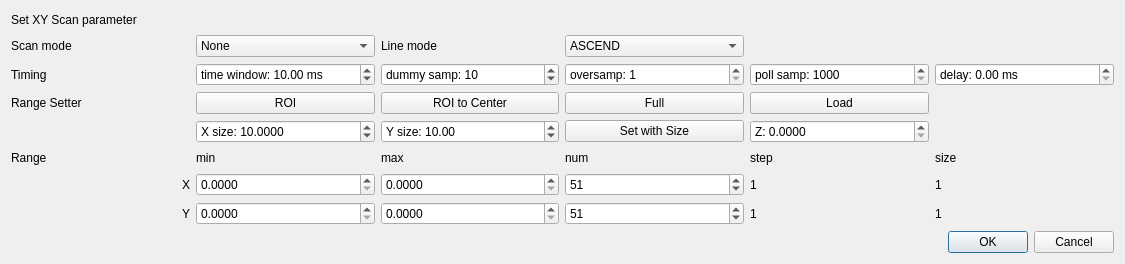
<?xml version="1.0" encoding="UTF-8"?>
<ui version="4.0">
 <class>scanDialog</class>
 <widget class="QDialog" name="scanDialog">
  <property name="geometry">
   <rect>
    <x>0</x>
    <y>0</y>
    <width>1125</width>
    <height>264</height>
   </rect>
  </property>
  <property name="windowTitle">
   <string>Scan setting</string>
  </property>
  <layout class="QVBoxLayout" name="verticalLayout">
   <item>
    <layout class="QGridLayout" name="gridLayout">
     <item row="3" column="4">
      <widget class="QPushButton" name="loadButton">
       <property name="text">
        <string>Load</string>
       </property>
      </widget>
     </item>
     <item row="7" column="2">
      <widget class="QDoubleSpinBox" name="ymaxBox">
       <property name="decimals">
        <number>4</number>
       </property>
       <property name="singleStep">
        <double>0.100000000000000</double>
       </property>
      </widget>
     </item>
     <item row="6" column="0">
      <widget class="QLabel" name="xLabel">
       <property name="text">
        <string>X</string>
       </property>
       <property name="alignment">
        <set>Qt::AlignRight|Qt::AlignTrailing|Qt::AlignVCenter</set>
       </property>
      </widget>
     </item>
     <item row="7" column="1">
      <widget class="QDoubleSpinBox" name="yminBox">
       <property name="decimals">
        <number>4</number>
       </property>
       <property name="singleStep">
        <double>0.100000000000000</double>
       </property>
      </widget>
     </item>
     <item row="4" column="1">
      <widget class="QDoubleSpinBox" name="xsizeBox">
       <property name="prefix">
        <string>X size: </string>
       </property>
       <property name="decimals">
        <number>4</number>
       </property>
       <property name="singleStep">
        <double>0.100000000000000</double>
       </property>
       <property name="value">
        <double>10.000000000000000</double>
       </property>
      </widget>
     </item>
     <item row="4" column="2">
      <widget class="QDoubleSpinBox" name="ysizeBox">
       <property name="prefix">
        <string>Y size: </string>
       </property>
       <property name="singleStep">
        <double>0.100000000000000</double>
       </property>
       <property name="value">
        <double>10.000000000000000</double>
       </property>
      </widget>
     </item>
     <item row="0" column="0">
      <widget class="QLabel" name="msgLabel">
       <property name="text">
        <string>Set XY Scan parameter</string>
       </property>
      </widget>
     </item>
     <item row="7" column="3">
      <widget class="QSpinBox" name="ynumBox">
       <property name="minimum">
        <number>2</number>
       </property>
       <property name="maximum">
        <number>9999</number>
       </property>
       <property name="value">
        <number>51</number>
       </property>
      </widget>
     </item>
     <item row="4" column="3">
      <widget class="QPushButton" name="sizeButton">
       <property name="text">
        <string>Set with Size</string>
       </property>
      </widget>
     </item>
     <item row="2" column="2">
      <widget class="QSpinBox" name="dummysampleBox">
       <property name="prefix">
        <string>dummy samp: </string>
       </property>
       <property name="minimum">
        <number>1</number>
       </property>
       <property name="maximum">
        <number>999</number>
       </property>
       <property name="value">
        <number>10</number>
       </property>
      </widget>
     </item>
     <item row="2" column="1">
      <widget class="QDoubleSpinBox" name="timeBox">
       <property name="prefix">
        <string>time window: </string>
       </property>
       <property name="suffix">
        <string> ms</string>
       </property>
       <property name="minimum">
        <double>0.100000000000000</double>
       </property>
       <property name="maximum">
        <double>1000.000000000000000</double>
       </property>
       <property name="value">
        <double>10.000000000000000</double>
       </property>
      </widget>
     </item>
     <item row="1" column="0">
      <widget class="QLabel" name="label">
       <property name="text">
        <string>Scan mode</string>
       </property>
      </widget>
     </item>
     <item row="6" column="2">
      <widget class="QDoubleSpinBox" name="xmaxBox">
       <property name="decimals">
        <number>4</number>
       </property>
       <property name="singleStep">
        <double>0.100000000000000</double>
       </property>
      </widget>
     </item>
     <item row="3" column="2">
      <widget class="QPushButton" name="roicenterButton">
       <property name="text">
        <string>ROI to Center</string>
       </property>
      </widget>
     </item>
     <item row="3" column="3">
      <widget class="QPushButton" name="fullButton">
       <property name="text">
        <string>Full</string>
       </property>
      </widget>
     </item>
     <item row="6" column="4">
      <widget class="QLabel" name="xstepLabel">
       <property name="text">
        <string>1</string>
       </property>
      </widget>
     </item>
     <item row="3" column="0">
      <widget class="QLabel" name="label_2">
       <property name="text">
        <string>Range Setter</string>
       </property>
      </widget>
     </item>
     <item row="1" column="3">
      <widget class="QComboBox" name="linemodeBox">
       <item>
        <property name="text">
         <string>ASCEND</string>
        </property>
       </item>
       <item>
        <property name="text">
         <string>DESCEND</string>
        </property>
       </item>
       <item>
        <property name="text">
         <string>ZIGZAG</string>
        </property>
       </item>
      </widget>
     </item>
     <item row="1" column="2">
      <widget class="QLabel" name="label_4">
       <property name="text">
        <string>Line mode</string>
       </property>
      </widget>
     </item>
     <item row="7" column="0">
      <widget class="QLabel" name="yLabel">
       <property name="text">
        <string>Y</string>
       </property>
       <property name="alignment">
        <set>Qt::AlignRight|Qt::AlignTrailing|Qt::AlignVCenter</set>
       </property>
      </widget>
     </item>
     <item row="5" column="4">
      <widget class="QLabel" name="stepLabel">
       <property name="text">
        <string>step</string>
       </property>
      </widget>
     </item>
     <item row="5" column="1">
      <widget class="QLabel" name="minLabel">
       <property name="text">
        <string>min</string>
       </property>
      </widget>
     </item>
     <item row="6" column="3">
      <widget class="QSpinBox" name="xnumBox">
       <property name="minimum">
        <number>2</number>
       </property>
       <property name="maximum">
        <number>9999</number>
       </property>
       <property name="value">
        <number>51</number>
       </property>
      </widget>
     </item>
     <item row="7" column="4">
      <widget class="QLabel" name="ystepLabel">
       <property name="text">
        <string>1</string>
       </property>
      </widget>
     </item>
     <item row="3" column="1">
      <widget class="QPushButton" name="roiButton">
       <property name="text">
        <string>ROI</string>
       </property>
      </widget>
     </item>
     <item row="6" column="1">
      <widget class="QDoubleSpinBox" name="xminBox">
       <property name="decimals">
        <number>4</number>
       </property>
       <property name="singleStep">
        <double>0.100000000000000</double>
       </property>
      </widget>
     </item>
     <item row="2" column="0">
      <widget class="QLabel" name="label_3">
       <property name="text">
        <string>Timing</string>
       </property>
      </widget>
     </item>
     <item row="7" column="5">
      <widget class="QLabel" name="ysizeLabel">
       <property name="text">
        <string>1</string>
       </property>
      </widget>
     </item>
     <item row="1" column="1">
      <widget class="QComboBox" name="modeBox">
       <item>
        <property name="text">
         <string>None</string>
        </property>
       </item>
      </widget>
     </item>
     <item row="5" column="0">
      <widget class="QLabel" name="label_5">
       <property name="text">
        <string>Range</string>
       </property>
      </widget>
     </item>
     <item row="6" column="5">
      <widget class="QLabel" name="xsizeLabel">
       <property name="text">
        <string>1</string>
       </property>
      </widget>
     </item>
     <item row="5" column="3">
      <widget class="QLabel" name="numLabel">
       <property name="text">
        <string>num</string>
       </property>
      </widget>
     </item>
     <item row="5" column="5">
      <widget class="QLabel" name="label_6">
       <property name="text">
        <string>size</string>
       </property>
      </widget>
     </item>
     <item row="5" column="2">
      <widget class="QLabel" name="maxLabel">
       <property name="text">
        <string>max</string>
       </property>
      </widget>
     </item>
     <item row="4" column="4">
      <widget class="QDoubleSpinBox" name="zBox">
       <property name="prefix">
        <string>Z: </string>
       </property>
       <property name="suffix">
        <string/>
       </property>
       <property name="decimals">
        <number>4</number>
       </property>
      </widget>
     </item>
     <item row="2" column="5">
      <widget class="QDoubleSpinBox" name="delayBox">
       <property name="prefix">
        <string>delay: </string>
       </property>
       <property name="suffix">
        <string> ms</string>
       </property>
      </widget>
     </item>
     <item row="2" column="4">
      <widget class="QSpinBox" name="pollsampleBox">
       <property name="suffix">
        <string/>
       </property>
       <property name="prefix">
        <string>poll samp: </string>
       </property>
       <property name="minimum">
        <number>1000</number>
       </property>
       <property name="maximum">
        <number>10000</number>
       </property>
       <property name="singleStep">
        <number>1000</number>
       </property>
      </widget>
     </item>
     <item row="2" column="3">
      <widget class="QSpinBox" name="oversampleBox">
       <property name="prefix">
        <string>oversamp: </string>
       </property>
       <property name="minimum">
        <number>1</number>
       </property>
       <property name="maximum">
        <number>100000</number>
       </property>
      </widget>
     </item>
    </layout>
   </item>
   <item>
    <widget class="QDialogButtonBox" name="buttonBox">
     <property name="orientation">
      <enum>Qt::Horizontal</enum>
     </property>
     <property name="standardButtons">
      <set>QDialogButtonBox::Cancel|QDialogButtonBox::Ok</set>
     </property>
     <property name="centerButtons">
      <bool>false</bool>
     </property>
    </widget>
   </item>
  </layout>
 </widget>
 <tabstops>
  <tabstop>modeBox</tabstop>
  <tabstop>linemodeBox</tabstop>
  <tabstop>timeBox</tabstop>
  <tabstop>dummysampleBox</tabstop>
  <tabstop>oversampleBox</tabstop>
  <tabstop>pollsampleBox</tabstop>
  <tabstop>delayBox</tabstop>
  <tabstop>roiButton</tabstop>
  <tabstop>roicenterButton</tabstop>
  <tabstop>fullButton</tabstop>
  <tabstop>loadButton</tabstop>
  <tabstop>xsizeBox</tabstop>
  <tabstop>ysizeBox</tabstop>
  <tabstop>sizeButton</tabstop>
  <tabstop>zBox</tabstop>
  <tabstop>xminBox</tabstop>
  <tabstop>xmaxBox</tabstop>
  <tabstop>xnumBox</tabstop>
  <tabstop>yminBox</tabstop>
  <tabstop>ymaxBox</tabstop>
  <tabstop>ynumBox</tabstop>
 </tabstops>
 <resources/>
 <connections>
  <connection>
   <sender>buttonBox</sender>
   <signal>accepted()</signal>
   <receiver>scanDialog</receiver>
   <slot>accept()</slot>
   <hints>
    <hint type="sourcelabel">
     <x>248</x>
     <y>254</y>
    </hint>
    <hint type="destinationlabel">
     <x>157</x>
     <y>274</y>
    </hint>
   </hints>
  </connection>
  <connection>
   <sender>buttonBox</sender>
   <signal>rejected()</signal>
   <receiver>scanDialog</receiver>
   <slot>reject()</slot>
   <hints>
    <hint type="sourcelabel">
     <x>316</x>
     <y>260</y>
    </hint>
    <hint type="destinationlabel">
     <x>286</x>
     <y>274</y>
    </hint>
   </hints>
  </connection>
 </connections>
</ui>
